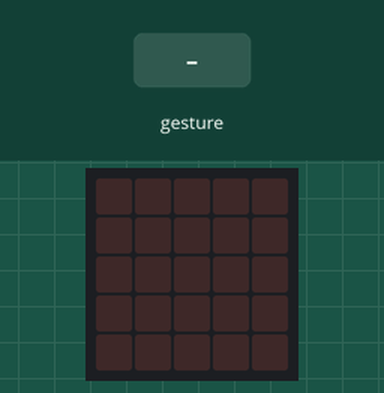
Bench run of a program on a simulated BBC micro:bit running MicroPython. Parts: the board's 5×5 LED display. The test bench sets the inputs (shaded band). Random numbers come from a fixed seed; a tilt is held for 1.5 s and a shake lasts 1 s, then the board lies face up again.

Above: at 1.2 s.
1.3 s: gesture 'shake'
At 3.6 s:
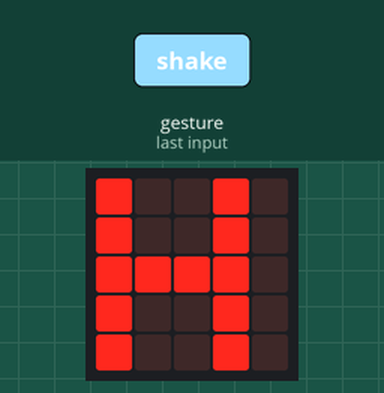
4.0 s: gesture 'shake'
At 4.9 s:
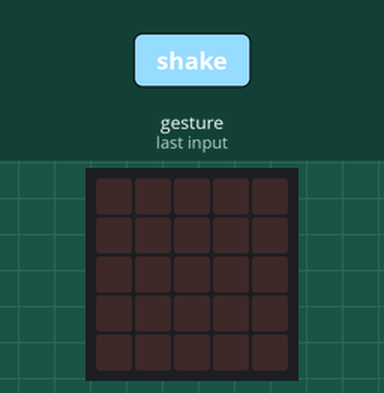
6.7 s: gesture 'shake'
At 8.9 s:
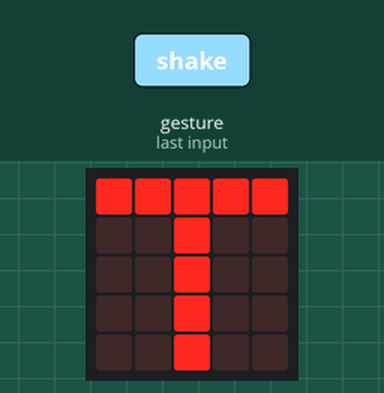
Timing chart, 0 to 10.4 s (numbered marks = the images above; inputs shaded):
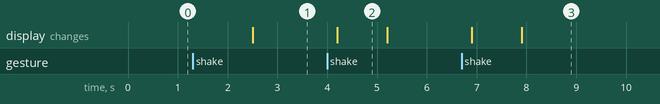

Measured:
- after the input at 1.3 s, the display: changes after 1.2 s (image 1)
- after the input at 4.0 s, the display: changes after 0.20 s (image 2)
- after the input at 6.7 s, the display: first changes after 0.20 s (image 3 shows a later state)
- what the display in image 2 shows lasts 1.0 s, from 4.2 s to 5.2 s

The program:

coin.py
```python
from microbit import accelerometer, display, sleep
import random

coin = ["H", "T"]

while True:
    if accelerometer.was_gesture("shake"):
        flip = random.choice(coin)
        display.clear()
        sleep(1000)
        display.show(flip)
```
